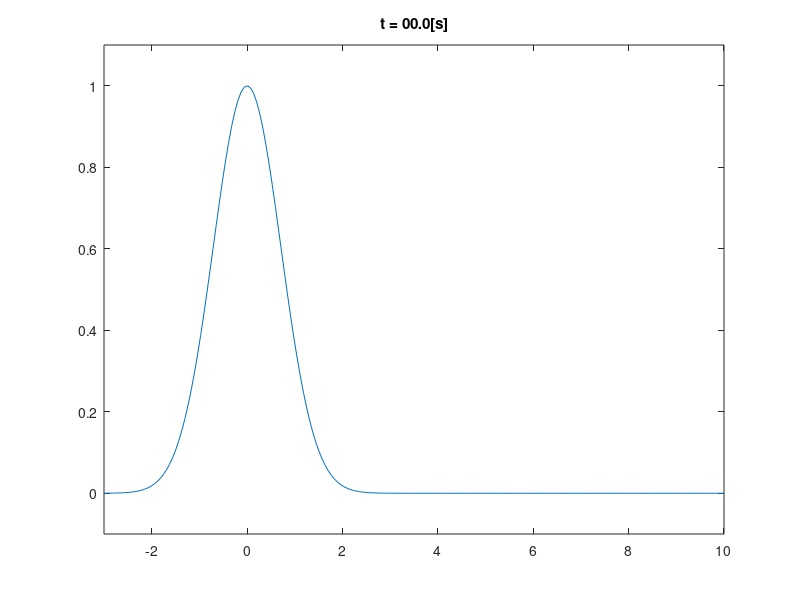

Source code (MATLAB): (Note: this script raises an error after producing the figure.)
%% Input Parameters
c = 1;
t = 0;
x = linspace(-3,10, 200);
fig = figure;
p = plot(x, exp(-(x-c*t).^2)); % Initial plot
xlim([-3,10]);ylim([-0.1,1.1]);
name = title(['t = ',num2str(t),'[s]']);


for t = 0:0.2:15 % time data
    name = title(['t = ',num2str(t,'%04.1f'),'[s]']);
    p.YData = exp(-(x-c*t).^2);
    drawnow;
    filename = sprintf('result/advection/exact/plotEXACT%04.1f.png', t); % file name 
    saveas(fig, filename); % save figure as png
end